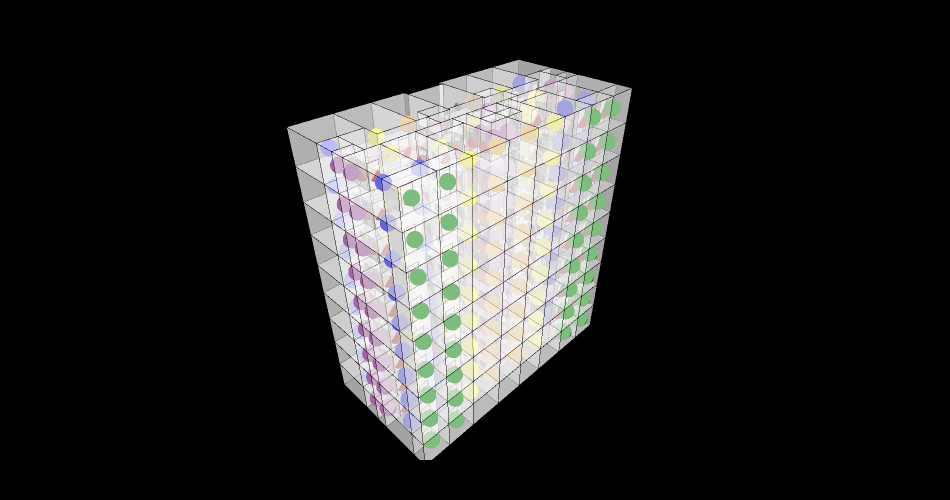

Notebook cell for this chart:
### Markdown cell above
## 14. Show access graph

### Code cell
Topology.Show(house, apertures, g2, vertexSizeKey="vertex_size", vertexColorKey="color", backgroundColor="black", renderer=renderer)
